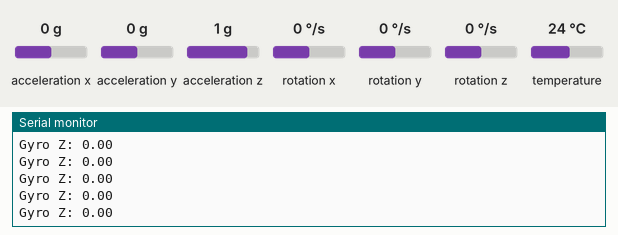
A sketch run on a simulated ESP32. Shown: the last lines printed to the serial monitor. The test bench sets the inputs (shaded band); at power-on: rotation z 0 °/s, acceleration x 0 g, acceleration y 0 g, acceleration z 1 g, rotation x 0 °/s, rotation y 0 °/s, temperature 24 °C. WiFi joins after 1.5 s; servers stay silent unless stated; storage starts empty.

Above: at 3.2 s.
3.3 s: rotation z set to -192 °/s
At 3.32 s:
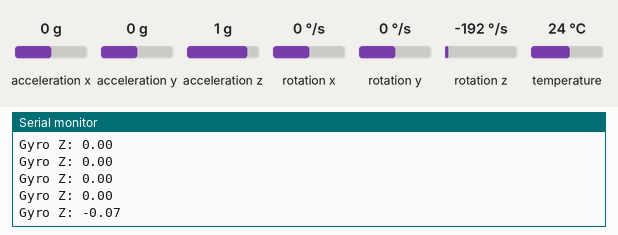
4.8 s: rotation z set to -100 °/s
At 4.81 s:
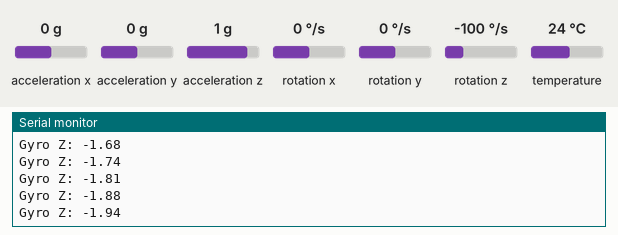
Timing chart, 0 to 7.8 s (numbered marks = the images above; inputs shaded):
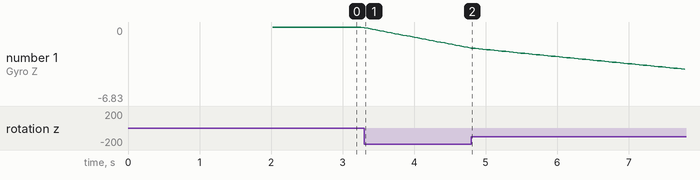

Measured:
- after the input at 3.3 s, the serial monitor: prints a new line at once (image 1)
- plotted number 1: 0 → -1.94 after the input at 3.3 s

The sketch:

Gyro_Z_serial_monitor_only.ino
```cpp
#include <Arduino.h>
#include <WiFi.h>
#include <AsyncTCP.h>
#include <ESPAsyncWebServer.h>
#include <Adafruit_MPU6050.h>
#include <Adafruit_Sensor.h>
#include <Arduino_JSON.h>
#include "LittleFS.h"

// WiFi credentials
const char* ssid = "570 Lygon";
const char* password = "Pass@112";

// Server and sensor
AsyncWebServer server(80);
AsyncEventSource events("/events");
Adafruit_MPU6050 mpu;
sensors_event_t a, g, temp;

float gyroZ = 0;
float gyroZerror = 0.01;
unsigned long lastTime = 0;
unsigned long gyroDelay = 50;
JSONVar readings;

void initWiFi() {
  WiFi.mode(WIFI_STA);
  WiFi.begin(ssid, password);
  Serial.print("Connecting to WiFi");
  while (WiFi.status() != WL_CONNECTED) {
    Serial.print(".");
    delay(1000);
  }
  Serial.println();
  Serial.print("Connected! IP address: ");
  Serial.println(WiFi.localIP());
}

void initMPU() {
  if (!mpu.begin()) {
    Serial.println("Failed to find MPU6050 chip");
    while (1) delay(10);
  }
  Serial.println("MPU6050 Found!");
}

void initLittleFS() {
  if (!LittleFS.begin()) {
    Serial.println("LittleFS mount failed");
  } else {
    Serial.println("LittleFS mounted successfully");
  }
}

String getGyroZReading() {
  mpu.getEvent(&a, &g, &temp);
  float zRate = g.gyro.z;
  if (abs(zRate) > gyroZerror) {
    gyroZ += zRate / 50.0;
  }

  Serial.print("Gyro Z: ");
  Serial.println(gyroZ);

  readings["gyroZ"] = String(gyroZ);
  return JSON.stringify(readings);
}

void setup() {
  Serial.begin(115200);
  initWiFi();
  initLittleFS();
  initMPU();

  server.on("/", HTTP_GET, [](AsyncWebServerRequest *request) {
    request->send(LittleFS, "/index.html", "text/html");
  });

  server.serveStatic("/", LittleFS, "/");

  events.onConnect([](AsyncEventSourceClient *client) {
    client->send("hello!", NULL, millis(), 10000);
  });

  server.addHandler(&events);
  server.begin();
}

void loop() {
  if ((millis() - lastTime) > gyroDelay) {
    events.send(getGyroZReading().c_str(), "gyro_reading", millis());
    lastTime = millis();
  }
}
```
